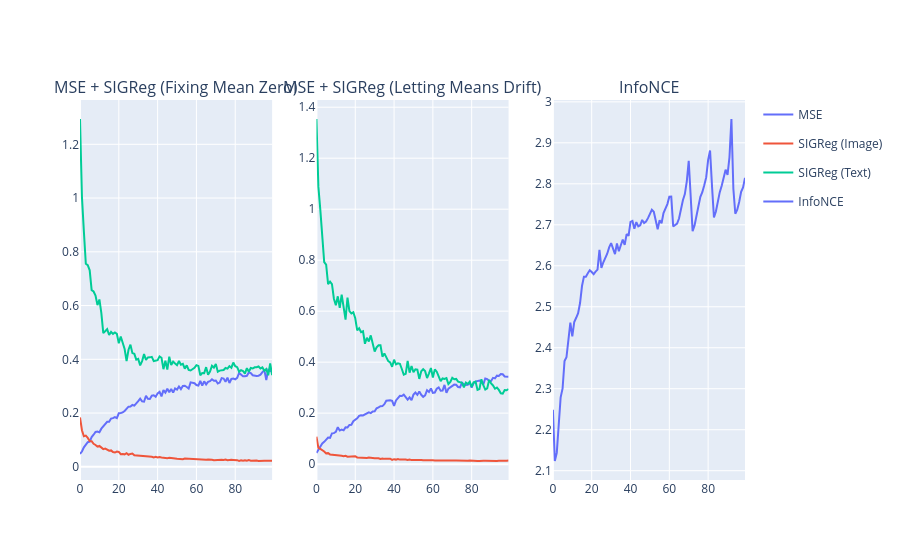

Source (notebook cell):
### Code cell
saved_models = model_io.list_models(ROOT)

all_subplots = []
titles = []

for model_info in saved_models:
    train_stats = pd.read_json(model_info.path / "stats.jsonl", lines=True)
    val_losses = process_train_stats(train_stats)

    if model_info.config.sigreg_demean:
        title = "MSE + SIGReg (Letting Means Drift)"
    elif model_info.config.contrastive:
        title = "InfoNCE"
       
    else:
        title = "MSE + SIGReg (Fixing Mean Zero)"

    titles.append(title)
    all_subplots.append(
        px.line(
            val_losses,
            x="epoch",
            y="loss",
            color="loss_type",
        ),
    )

fig = subplots.make_subplots(
    1,
    len(saved_models),
    subplot_titles=titles,
)

for i, plot in enumerate(all_subplots):
    for trace in plot.data:
        fig.add_trace(
            trace,
            row=1,
            col=i + 1,
        )

# Make sure no duplicates in legend
names = set()
fig.for_each_trace(
    lambda trace:
        trace.update(showlegend=False)
        if (trace.name in names) else names.add(trace.name))

# Legend name mapping
fig.for_each_trace(
    lambda t: t.update(
        name=t.name.replace("val_loss_mse", "MSE")
            .replace("val_loss_reg_image", "SIGReg (Image)")
            .replace("val_loss_reg_text", "SIGReg (Text)")
    ),
)

fig.show()
